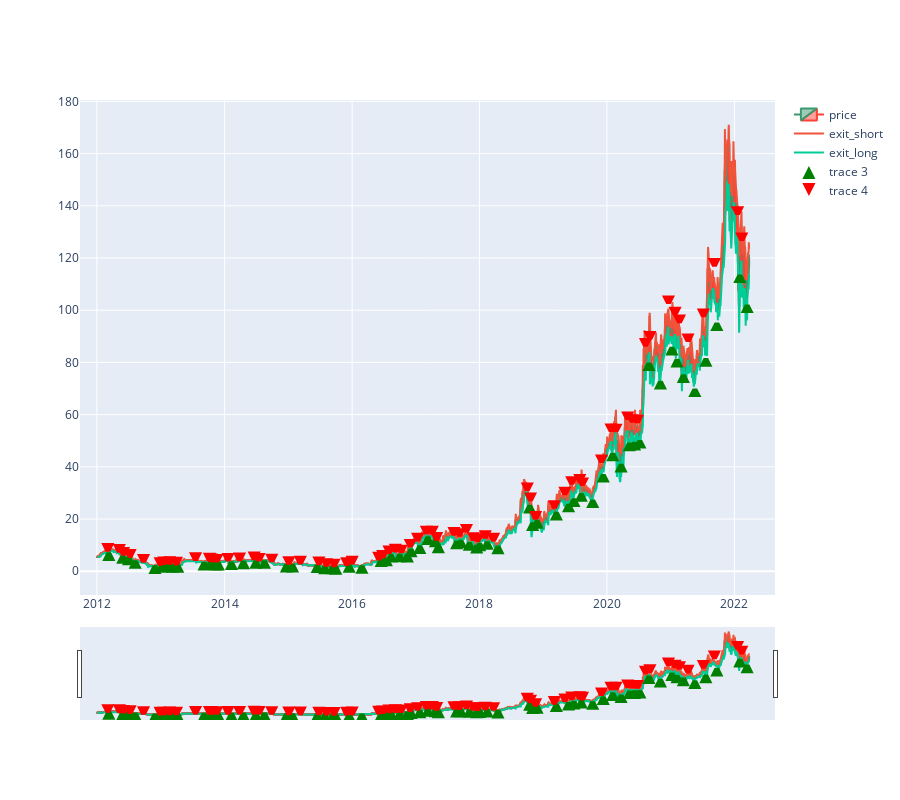

Here is the notebook cell this chart was saved with:
### Code cell
def plot_candlestick(df, buy_dates=None, sell_dates=None):
    import plotly.graph_objects as go

    fig = go.Figure(data=[go.Candlestick(x=df.index,
                    open=df.open,
                    high=df.high,
                    low=df.low,
                    close=df.close, name='price')])

    fig.add_trace(go.Line(x=df.index, y=df['exit_short'], name='exit_short'))
    fig.add_trace(go.Line(x=df.index, y=df['exit_long'], name='exit_long'))

    scatter_buy = df.loc[buy_dates]
    scatter_sell = df.loc[sell_dates]

    fig.add_trace(go.Scatter(x=scatter_buy.index, y=scatter_buy.close*0.90, marker_symbol='arrow-up', mode='markers',marker=dict(
            size=5,
            line=dict(
                color='Green',
                width=5
            ))))
    fig.add_trace(go.Scatter(x=scatter_sell.index, y=scatter_sell.close*1.10, marker_symbol='arrow-down', mode='markers',marker=dict(
            size=5,
            line=dict(
                color='Red',
                width=5
            ))))


    fig.update_xaxes(
            rangeslider_visible=True,
            rangebreaks=[
                # NOTE: Below values are bound (not single values), ie. hide x to y
                dict(bounds=["sat", "mon"]),  # hide weekends, eg. hide sat to before mon
                # dict(bounds=[16, 9.5], pattern="hour"),  # hide hours outside of 9.30am-4pm
                # dict(values=["2019-12-25", "2020-12-24"])  # hide holidays (Christmas and New Year's, etc)
            ]
        )
    
    fig.update_layout(autosize=True, height=800)

    return fig.show()
plot_candlestick(new_df, buy_dates, sell_dates)

### Figure 1 — Plotly figure (JSON) as saved in the notebook; plotly's stock layout.template omitted (floating-point values rounded to 4 significant figures; data arrays with more than 128 entries replaced by an {"elided": "..."} marker saying what was removed)
{"data": [{"close": {"elided": "2576 float values"}, "high": {"elided": "2576 float values"}, "low": {"elided": "2576 float values"}, "name": "price", "open": {"elided": "2576 float values"}, "type": "candlestick", "x": {"elided": "2576 str values"}}, {"name": "exit_short", "type": "scatter", "x": {"elided": "2576 str values"}, "y": {"elided": "2576 float values"}}, {"name": "exit_long", "type": "scatter", "x": {"elided": "2576 str values"}, "y": {"elided": "2576 float values"}}, {"marker": {"line": {"color": "Green", "width": 5}, "size": 5, "symbol": "arrow-up"}, "mode": "markers", "type": "scatter", "x": ["2012-03-09T00:00:00", "2012-05-29T00:00:00", "2012-07-02T00:00:00", "2012-08-08T00:00:00", "2012-11-29T00:00:00", "2013-01-08T00:00:00", "2013-02-11T00:00:00", "2013-03-08T00:00:00", "2013-04-09T00:00:00", "2013-09-06T00:00:00", "2013-10-15T00:00:00", "2013-11-13T00:00:00", "2013-11-27T00:00:00", "2014-02-11T00:00:00", "2014-04-21T00:00:00", "2014-07-01T00:00:00", "2014-08-19T00:00:00", "2014-12-23T00:00:00", "2015-01-27T00:00:00", "2015-06-17T00:00:00", "2015-07-30T00:00:00", "2015-09-11T00:00:00", "2015-10-01T00:00:00", "2015-12-17T00:00:00", "2016-02-29T00:00:00", "2016-06-17T00:00:00", "2016-07-18T00:00:00", "2016-08-15T00:00:00", "2016-10-03T00:00:00", "2016-11-15T00:00:00", "2016-12-06T00:00:00", "2017-01-25T00:00:00", "2017-03-13T00:00:00", "2017-04-25T00:00:00", "2017-05-11T00:00:00", "2017-08-24T00:00:00", "2017-09-18T00:00:00", "2017-11-06T00:00:00", "2017-12-18T00:00:00", "2018-01-03T00:00:00", "2018-02-15T00:00:00", "2018-04-18T00:00:00", "2018-10-17T00:00:00", "2018-11-02T00:00:00", "2018-11-28T00:00:00", "2019-03-19T00:00:00", "2019-05-28T00:00:00", "2019-06-27T00:00:00", "2019-08-08T00:00:00", "2019-10-14T00:00:00", "2019-12-12T00:00:00", "2020-02-05T00:00:00", "2020-03-24T00:00:00", "2020-05-11T00:00:00", "2020-06-09T00:00:00", "2020-07-09T00:00:00", "2020-08-31T00:00:00", "2020-11-04T00:00:00", "2021-01-08T00:00:00", "2021-02-08T00:00:00", "2021-03-16T00:00:00", "2021-05-20T00:00:00", "2021-07-22T00:00:00", "2021-09-23T00:00:00", "2022-02-02T00:00:00", "2022-03-16T00:00:00"], "y": [6.822, 5.706, 5.166, 3.816, 1.836, 2.43, 2.376, 2.313, 2.313, 3.186, 3.636, 3.159, 3.168, 3.321, 3.663, 3.798, 3.816, 2.412, 2.403, 2.187, 1.737, 1.764, 1.575, 2.295, 1.89, 4.491, 4.815, 6.183, 6.282, 6.228, 8.271, 9.504, 12.96, 12.02, 9.81, 11.31, 11.67, 10.73, 9.693, 10.49, 11.09, 9.414, 25.01, 18.31, 19.17, 22.34, 25.43, 27.52, 29.52, 27.05, 36.86, 44.96, 40.73, 48.89, 49.17, 49.88, 79.55, 72.54, 85.55, 80.95, 75.02, 69.61, 81.23, 94.91, 113.3, 101.8]}, {"marker": {"line": {"color": "Red", "width": 5}, "size": 5, "symbol": "arrow-down"}, "mode": "markers", "type": "scatter", "x": ["2012-03-05T00:00:00", "2012-05-09T00:00:00", "2012-06-01T00:00:00", "2012-07-10T00:00:00", "2012-09-25T00:00:00", "2012-12-28T00:00:00", "2013-01-18T00:00:00", "2013-02-21T00:00:00", "2013-04-02T00:00:00", "2013-07-19T00:00:00", "2013-10-08T00:00:00", "2013-10-18T00:00:00", "2013-11-19T00:00:00", "2014-01-22T00:00:00", "2014-03-28T00:00:00", "2014-06-20T00:00:00", "2014-07-18T00:00:00", "2014-09-30T00:00:00", "2015-01-06T00:00:00", "2015-03-12T00:00:00", "2015-06-26T00:00:00", "2015-08-10T00:00:00", "2015-09-22T00:00:00", "2015-12-03T00:00:00", "2016-01-04T00:00:00", "2016-06-03T00:00:00", "2016-06-27T00:00:00", "2016-08-02T00:00:00", "2016-09-07T00:00:00", "2016-10-11T00:00:00", "2016-12-01T00:00:00", "2017-01-12T00:00:00", "2017-03-03T00:00:00", "2017-04-06T00:00:00", "2017-05-02T00:00:00", "2017-08-09T00:00:00", "2017-09-08T00:00:00", "2017-10-19T00:00:00", "2017-11-29T00:00:00", "2017-12-22T00:00:00", "2018-02-05T00:00:00", "2018-03-23T00:00:00", "2018-10-03T00:00:00", "2018-10-22T00:00:00", "2018-11-20T00:00:00", "2019-03-07T00:00:00", "2019-05-07T00:00:00", "2019-06-14T00:00:00", "2019-07-31T00:00:00", "2019-08-15T00:00:00", "2019-12-03T00:00:00", "2020-01-27T00:00:00", "2020-02-24T00:00:00", "2020-04-30T00:00:00", "2020-05-27T00:00:00", "2020-06-25T00:00:00", "2020-08-11T00:00:00", "2020-09-04T00:00:00", "2020-12-21T00:00:00", "2021-01-27T00:00:00", "2021-02-22T00:00:00", "2021-04-12T00:00:00", "2021-07-08T00:00:00", "2021-09-09T00:00:00", "2022-01-20T00:00:00", "2022-02-14T00:00:00"], "y": [7.942, 7.546, 6.369, 5.621, 3.718, 2.53, 2.805, 2.882, 2.662, 4.389, 4.169, 3.916, 3.773, 4.114, 4.301, 4.642, 4.147, 3.839, 2.882, 3.036, 2.728, 2.101, 1.947, 2.475, 3.025, 4.565, 5.302, 7.029, 7.634, 7.293, 9.515, 11.86, 14.56, 14.56, 12.13, 14.04, 13.61, 15.27, 12.04, 11.62, 12.85, 11.85, 31.14, 27.28, 20.17, 24.35, 29.54, 33.56, 34.41, 33.07, 41.89, 53.74, 53.65, 58.34, 57.31, 57.12, 86.46, 89.14, 102.8, 98.46, 95.44, 88.23, 97.73, 117.1, 136.9, 126.9]}], "layout": {"autosize": true, "height": 800, "xaxis": {"rangebreaks": [{"bounds": ["sat", "mon"]}], "rangeslider": {"visible": true}}}}
